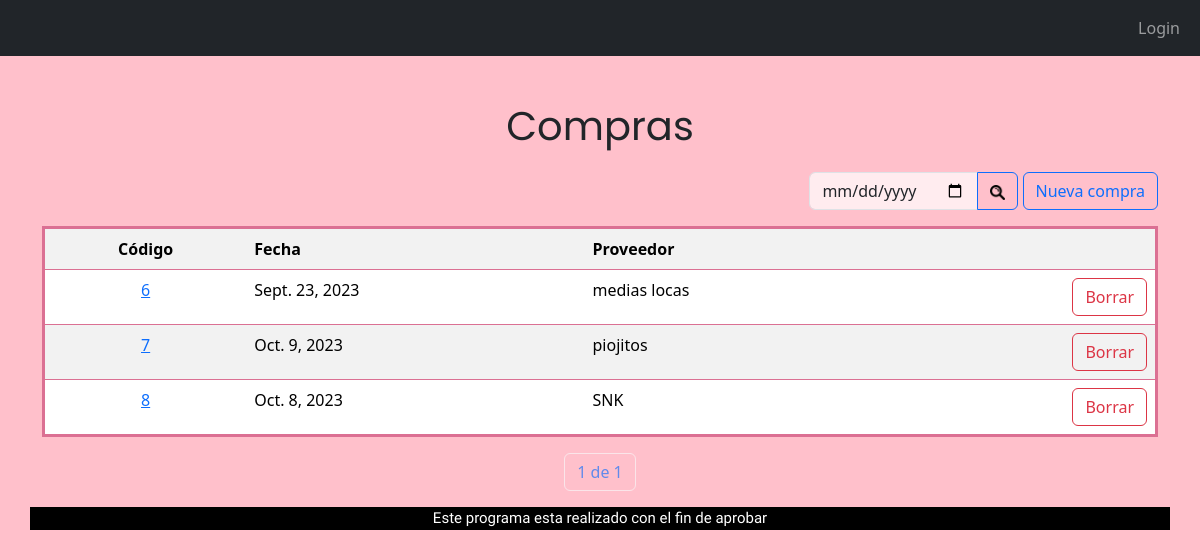
The app's page /tablaCompras/, older data.
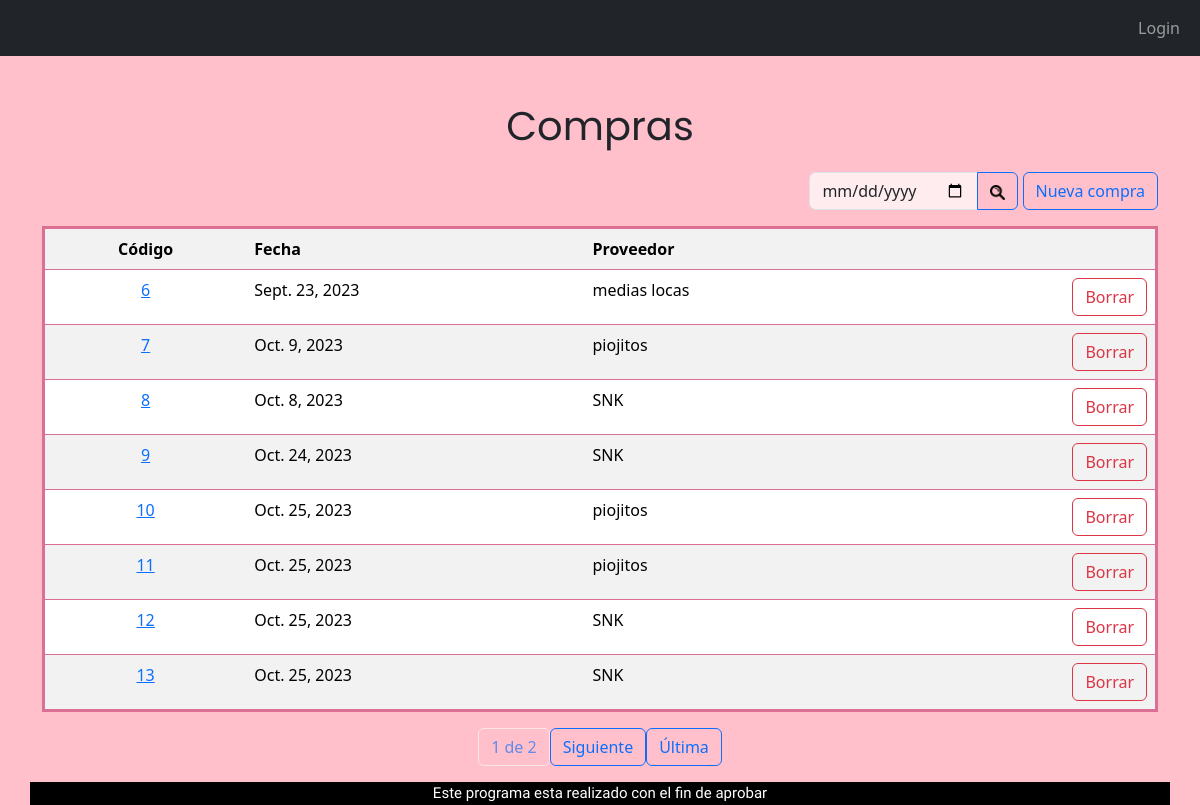
The same page, newer data.
### appRieVictoria/models.py (models this page shows, shortened)
class Compras(models.Model):
    idProveedor = models.ForeignKey(Proveedores, on_delete=models.CASCADE)
    idEmpleado = models.ForeignKey(Empleados, on_delete=models.CASCADE)
    fecha = models.DateField(help_text="Fecha de compra")

class Proveedores(models.Model):
    nombre = models.CharField(max_length=25, help_text="Nombre del proveedor",verbose_name="Nombre")
    direccion = models.CharField(max_length=100, help_text="Direccion del proveedor",verbose_name="Dirección")
    Email = models.EmailField(help_text="Email del proveedor")
    cuit = models.PositiveBigIntegerField(help_text="Cuit del proveedor",verbose_name="Cuit")
    telefono = models.PositiveBigIntegerField()
    empleados = models.ManyToManyField("Empleados",related_name='empleados_compran_a_proveedores', through="Compras",verbose_name="Empleado")
    def __str__(self) -> str:
        return str(self.nombre)
    class Meta:
        permissions = [
            ("puede_aprobar", "Puede aprobar el modelo"),
            ("puede_publicar", "Puede publicar el modelo"),
        ]

### appRieVictoria/views.py (the view)
# urls.py: path('tablaCompras/', views.TablaCompras.as_view(), name='Compras'),
class TablaCompras(ListView):
    model = Compras
    template_name = 'tablaCompras.html'
    context_object_name = 'Compras'
    paginate_by = 8
    def get_queryset(self):
        query = self.request.GET.get('q', '')
        if not query:
            compras = Compras.objects.all()
        else:
            compras = Compras.objects.filter(fecha=query)
        return compras
    def get_context_data(self, **kwargs):
        context = super().get_context_data(**kwargs)
        query = self.request.GET.get('q', '')
        context['query'] = query
        return context

### proyectoRieVictoria/templates/tablaCompras.html (shortened to what this page needs)
{% extends "base.html" %}
{% block content %}
<div class="nombreTablas">
    <p >Compras</p>
</div>
<div class="row">
    <div class="col d-flex justify-content-end  mb-3 ">
        <form method="GET">
            <div class="input-group">
                <input type="date" class="form-control inputApagado " name="q" value="{{ query }}" placeholder="Fecha...">
                <button class="btn btn-outline-primary"
                 type="submit"><img src="/static/img/search.png"  alt="Lupa de búsqueda" width="15" height="15" ></button>
            </div>
        </form>
    <a class="btn btn-outline-primary "  href="/compras/ComprasNuevo{{ p.id}}">Nueva compra</a></td>
    </div>
</div>
<table style="border-style: solid; border-color: palevioletred;" class="table table-striped">
            <tr>
                <th class="centrado">Código</th>
                <th>Fecha</th>
                <th >Proveedor</th>
                <th> </th>
            </tr>
            {% for p in Compras %}
                <tr>
                    <td class="centrado"><a href="/compras/ComprasModif/{{ p.id }}/">{{ p.id }}</a></td>
                    <td>{{p.fecha}}</td>
                    <td>{{p.idProveedor}}</td>
                    <td>
                        <div class="d-flex justify-content-end ">
                            <a class="btn btn-outline-danger" href="/compras/ComprasBorrar/{{ p.id }}">Borrar</a>
                        </div>
                    </td>
                </tr>
                {% endfor %}
        </table>
        <div class="pagination justify-content-center">
            <span class="current-page btn btn-outline-light disabled text-primary mb-3">
                {{ page_obj.number }} de {{ page_obj.paginator.num_pages }}
            </span>
            {% if page_obj.has_next %}
                <a class="btn btn-outline-primary mb-3" href="?page={{ page_obj.next_page_number }}">
                    Siguiente
                </a>
                <a class="btn btn-outline-primary mb-3" href="?page={{ page_obj.paginator.num_pages }}">
                    Última
                </a>
            {% endif %}
        </div>
{% endblock %}

### proyectoRieVictoria/templates/base.html (shortened to what this page needs)
{% load static %}
<!DOCTYPE html>
<html lang="en">
<head>
    {% load bootstrap5 %}
    {% bootstrap_css %}
    <link rel="stylesheet" href="{% static 'estilos.css' %}">
</head>
<body>
    <nav class="navbar navbar-expand-sm navbar-dark bg-dark">
        <div class="container-fluid">
          <div class="collapse navbar-collapse" id="mynavbar">
            <ul class="nav navbar-nav ms-auto">
              {% if user.is_authenticated %}
                <li class="nav-item">
                  <a class="nav-link" href="{% url 'logout' %}"> {{ request.user }} | Logout</a>
                </li>
              {% else %}
                <li class="nav-item">
                  <a class="nav-link" href="/login"> Login</a>
                </li>
              {% endif %}
            </ul>
          </div>
        </div>
      </nav>
      <div class="container" >
    {% block content %}
    {% endblock %}
      </div>
<footer>
    <div class="container" >
        <div class="row">
            <div class="pie">Este programa esta realizado con el fin de aprobar</div>
        </div>
    </div>
</footer>
</body>
</html>

### proyectoRieVictoria/static/estilos.css (style rules this page uses)
body { background-color: pink; }
.pie { text-align: center; background-color: black; color: white; font-size: 15px; font-family: 'Ysabeau Office', sans-serif; }
.nombreTablas { font-family: 'Poppins', sans-serif; text-align: center; font-size: 40px; margin-top: 40px; }
.centrado { text-align: center; }
.inputApagado { background-color: RGBA(255,255,255,0.7); }

Row changes from the older to the newer data that the page shows:
added Compras: id "9", fecha "Oct. 24, 2023", idProveedor "SNK"
added Compras: id "10", fecha "Oct. 25, 2023", idProveedor "piojitos"
added Compras: id "11", fecha "Oct. 25, 2023", idProveedor "piojitos"
added Compras: id "12", fecha "Oct. 25, 2023", idProveedor "SNK"
added Compras: id "13", fecha "Oct. 25, 2023", idProveedor "SNK"
Text that changed along with them:
{{ page_obj.paginator.num_pages }}: "1" → "2"
text now shown: "Siguiente Última"
